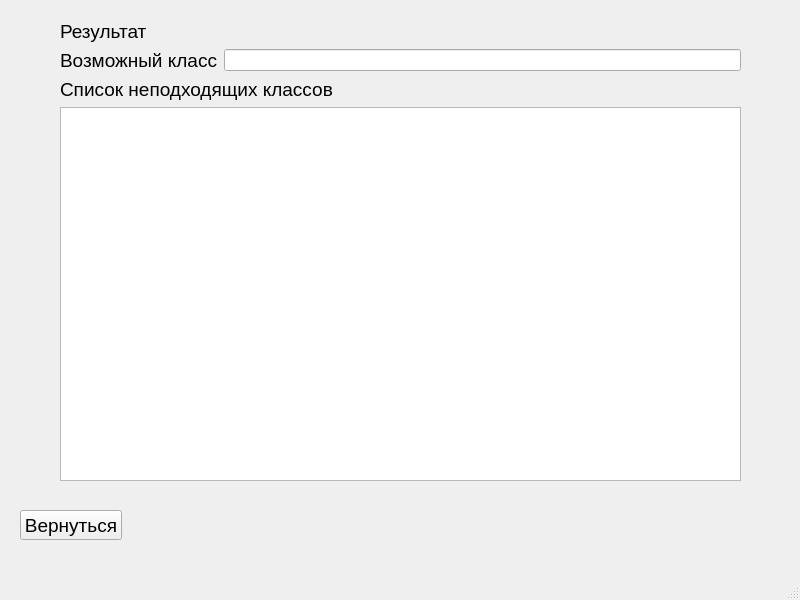
<?xml version="1.0" encoding="UTF-8"?>
<ui version="4.0">
 <class>result</class>
 <widget class="QMainWindow" name="result">
  <property name="geometry">
   <rect>
    <x>0</x>
    <y>0</y>
    <width>800</width>
    <height>600</height>
   </rect>
  </property>
  <property name="minimumSize">
   <size>
    <width>800</width>
    <height>600</height>
   </size>
  </property>
  <property name="maximumSize">
   <size>
    <width>800</width>
    <height>600</height>
   </size>
  </property>
  <property name="windowTitle">
   <string>Определение класса электротехники. Результат</string>
  </property>
  <widget class="QWidget" name="centralwidget">
   <widget class="QPushButton" name="button_goBack_result">
    <property name="geometry">
     <rect>
      <x>20</x>
      <y>510</y>
      <width>102</width>
      <height>30</height>
     </rect>
    </property>
    <property name="font">
     <font>
      <pointsize>14</pointsize>
     </font>
    </property>
    <property name="text">
     <string>Вернуться</string>
    </property>
   </widget>
   <widget class="QWidget" name="layoutWidget">
    <property name="geometry">
     <rect>
      <x>60</x>
      <y>20</y>
      <width>681</width>
      <height>461</height>
     </rect>
    </property>
    <layout class="QVBoxLayout" name="verticalLayout_2">
     <item>
      <widget class="QLabel" name="label">
       <property name="font">
        <font>
         <pointsize>14</pointsize>
        </font>
       </property>
       <property name="text">
        <string>Результат</string>
       </property>
      </widget>
     </item>
     <item>
      <layout class="QHBoxLayout" name="horizontalLayout">
       <item>
        <widget class="QLabel" name="label_2">
         <property name="font">
          <font>
           <pointsize>14</pointsize>
          </font>
         </property>
         <property name="text">
          <string>Возможный класс</string>
         </property>
        </widget>
       </item>
       <item>
        <widget class="QLineEdit" name="line_possibleClass_result">
         <property name="readOnly">
          <bool>true</bool>
         </property>
        </widget>
       </item>
      </layout>
     </item>
     <item>
      <layout class="QVBoxLayout" name="verticalLayout">
       <item>
        <widget class="QLabel" name="label_3">
         <property name="font">
          <font>
           <pointsize>14</pointsize>
          </font>
         </property>
         <property name="text">
          <string>Список неподходящих классов</string>
         </property>
        </widget>
       </item>
       <item>
        <widget class="QTextEdit" name="text_impossibleClasses_result">
         <property name="readOnly">
          <bool>true</bool>
         </property>
        </widget>
       </item>
      </layout>
     </item>
    </layout>
   </widget>
  </widget>
  <widget class="QMenuBar" name="menubar">
   <property name="geometry">
    <rect>
     <x>0</x>
     <y>0</y>
     <width>800</width>
     <height>22</height>
    </rect>
   </property>
  </widget>
  <widget class="QStatusBar" name="statusbar"/>
 </widget>
 <resources/>
 <connections/>
</ui>
